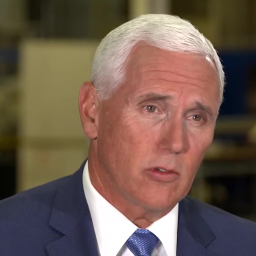
#> input picture vfhq_sq_img.png, 256 x 256 px
$ python playground.py
#> lines starting #> are read from the running program, lines starting #| are printed output that depends on the picture
### euler_to_rot.py
import numpy as np


def get_rotation_matrix(yaw, pitch, roll):
    yaw = yaw / 180 * 3.14
    pitch = pitch / 180 * 3.14
    roll = roll / 180 * 3.14
    # yaw = np.array(yaw)
    # pitch = np.array(pitch)
    # roll = np.array(roll)

    pitch_mat = np.array(
        [
            1.0,
            0.0,
            0.0,
            0.0,
            np.cos(pitch),
            -np.sin(pitch),
            0.0,
            np.sin(pitch),
            np.cos(pitch),
        ]
    )
    pitch_mat = pitch_mat.reshape(3, 3)

    yaw_mat = np.array(
        [
            np.cos(yaw),
            0.0,
            np.sin(yaw),
            0.0,
            1.0,
            0.0,
            -np.sin(yaw),
            0.0,
            np.cos(yaw),
        ],
    )
    yaw_mat = yaw_mat.reshape(3, 3)

    roll_mat = np.array(
        [
            np.cos(roll),
            -np.sin(roll),
            0.0,
            np.sin(roll),
            np.cos(roll),
            0.0,
            0.0,
            0.0,
            1.0,
        ],
    )
    roll_mat = roll_mat.reshape(3, 3)

    rot_mat = np.einsum("ij,jk,km->im", pitch_mat, yaw_mat, roll_mat)

    return rot_mat

### playground.py
import os

import cv2
import matplotlib.pyplot as plt
import numpy as np

from euler_to_rot import get_rotation_matrix


pts = np.load("playground_tmp/pts.npy")
#> (reads playground_tmp/pts.npy from the repository)
print(f"pts {pts.shape}")
pose = np.load("playground_tmp/pose_0.npy")
#> (reads playground_tmp/pose_0.npy from the repository)
yaw, pitch, roll = pose

if len(pts.shape) > 2:
    first_pts = pts[0]

rot_mat = get_rotation_matrix(yaw, pitch, roll)
new_points = np.dot(rot_mat, first_pts)

nose_idx = 30
left_ear_idx = 0
right_ear_idx = 16

norm_points = new_points - new_points[:, nose_idx].reshape(3, 1)
max_x = max(np.abs(norm_points[0, left_ear_idx]), np.abs(norm_points[0, right_ear_idx]))
print(max_x)
norm_points = norm_points / max_x

back_points = norm_points * max_x
back_points = back_points + new_points[:, nose_idx].reshape(3, 1)
back_points = np.dot(np.linalg.inv(rot_mat), back_points)


img = cv2.imread("vfhq_sq_img.png")
#> img is the input picture: shape (256, 256, 3); mean B, G, R 79.4, 91.3, 112.5
height, width = img.shape[:2]
#> height = 256; width = 256
plt.figure(figsize=(12, height / width * 12))
plt.imshow(img[..., ::-1])
plt.subplots_adjust(left=0, right=1, top=1, bottom=0)
plt.axis("off")

alpha = 0.8
markersize = 4
lw = 1.5
color = "w"
markeredgecolor = "black"

nums = [0, 17, 22, 27, 31, 36, 42, 48, 60, 68]
i = 0
# close eyes and mouths
plot_close = lambda i1, i2: plt.plot(
    [pts[i][0, i1], pts[i][0, i2]], [pts[i][1, i1], pts[i][1, i2]], color=color, lw=lw, alpha=alpha - 0.1
)
plot_close(41, 36)
plot_close(47, 42)
plot_close(59, 48)
plot_close(67, 60)

for ind in range(len(nums) - 1):
    l, r = nums[ind], nums[ind + 1]
    plt.plot(pts[i][0, l:r], pts[i][1, l:r], color=color, lw=lw, alpha=alpha - 0.1)

    plt.plot(
        pts[i][0, l:r],
        pts[i][1, l:r],
        marker="o",
        linestyle="None",
        markersize=markersize,
        color=color,
        markeredgecolor=markeredgecolor,
        alpha=alpha,
    )

plt.savefig("playground_tmp/raw_points.png")
plt.close()


plot_close = lambda i1, i2: plt.plot(
    [norm_points[0, i1], norm_points[0, i2]],
    [norm_points[1, i1], norm_points[1, i2]],
    color=color,
    lw=lw,
    alpha=alpha - 0.1,
)
plot_close(41, 36)
plot_close(47, 42)
plot_close(59, 48)
plot_close(67, 60)

for ind in range(len(nums) - 1):
    l, r = nums[ind], nums[ind + 1]
    plt.plot(norm_points[0, l:r], norm_points[1, l:r], color=color, lw=lw, alpha=alpha - 0.1)

    plt.plot(
        norm_points[0, l:r],
        norm_points[1, l:r],
        marker="o",
        linestyle="None",
        markersize=markersize,
        color=color,
        markeredgecolor=markeredgecolor,
        alpha=alpha,
    )

plt.gca().invert_yaxis()
plt.savefig("playground_tmp/front_points.png")
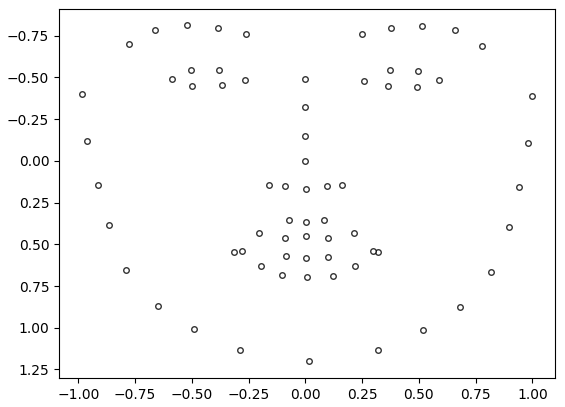
#> figure drawn by matplotlib, 1 panel
plt.close()

plt.figure(figsize=(12, height / width * 12))
plt.imshow(img[..., ::-1])
plt.subplots_adjust(left=0, right=1, top=1, bottom=0)

plot_close = lambda i1, i2: plt.plot(
    [back_points[0, i1], back_points[0, i2]],
    [back_points[1, i1], back_points[1, i2]],
    color=color,
    lw=lw,
    alpha=alpha - 0.1,
)
plot_close(41, 36)
plot_close(47, 42)
plot_close(59, 48)
plot_close(67, 60)

for ind in range(len(nums) - 1):
    l, r = nums[ind], nums[ind + 1]
    plt.plot(back_points[0, l:r], back_points[1, l:r], color=color, lw=lw, alpha=alpha - 0.1)

    plt.plot(
        back_points[0, l:r],
        back_points[1, l:r],
        marker="o",
        linestyle="None",
        markersize=markersize,
        color=color,
        markeredgecolor=markeredgecolor,
        alpha=alpha,
    )

plt.savefig("playground_tmp/back_points.png")
plt.close()
